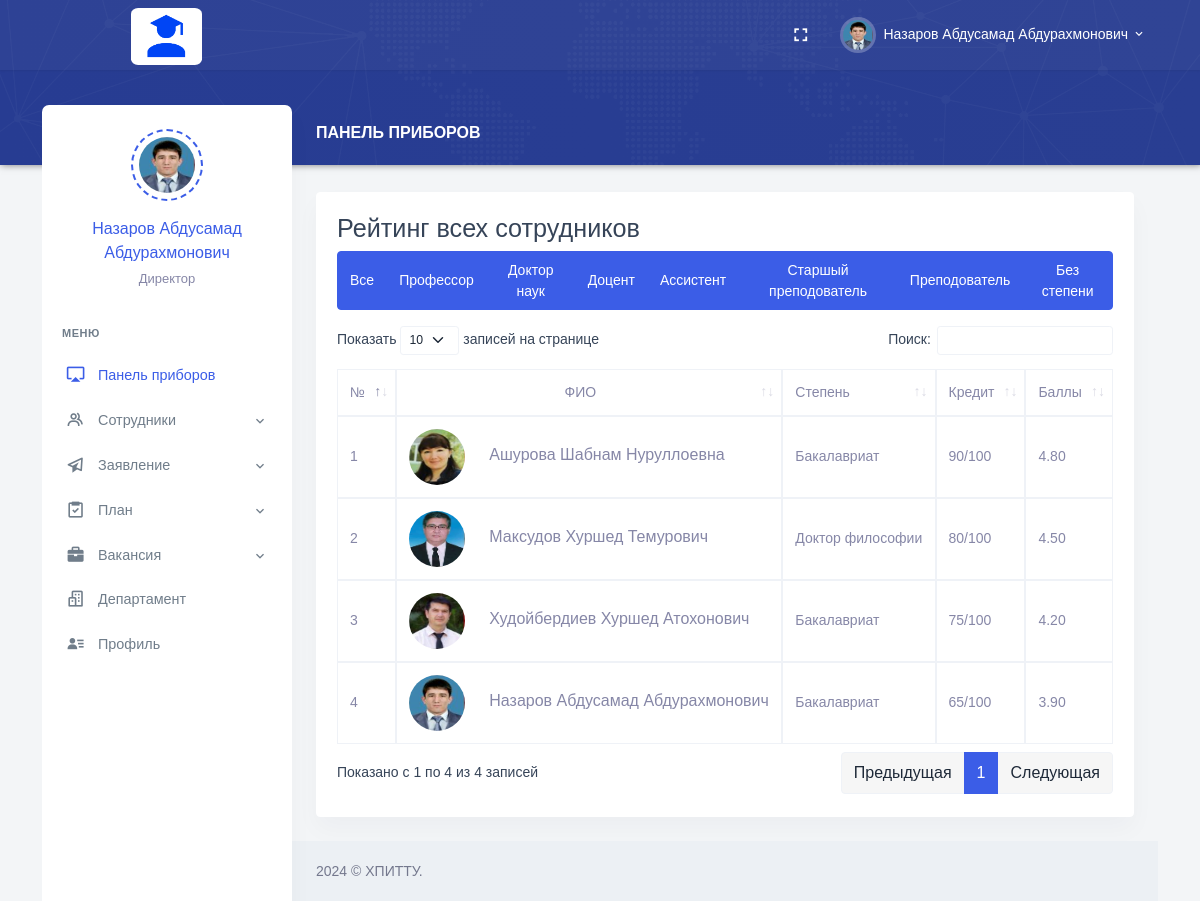
Page /Role/HR/index.php (signed in) on the committed database.
### tables this page shows
CREATE TABLE `employees` (
  `Employee_Id` int NOT NULL AUTO_INCREMENT,
  `Full_Name` varchar(255) DEFAULT NULL,
  `Date_of_Birth` date DEFAULT NULL,
  `Place_of_Birth` varchar(255) DEFAULT NULL,
  `Position_Id` int DEFAULT NULL,
  `Degree_Id` int DEFAULT NULL,
  `Faculty_Id` int DEFAULT NULL,
  `Department_Id` int DEFAULT NULL,
  `User_Role_Id` int DEFAULT NULL,
  `Email` varchar(255) DEFAULT NULL,
  `Phone_Number` varchar(20) DEFAULT NULL,
  `Employee_Number` varchar(20) DEFAULT NULL,
  `Date_Added` date DEFAULT NULL,
  `Path_Photo` varchar(255) DEFAULT NULL,
  `Username` varchar(255) DEFAULT NULL,
  `Password` varchar(255) DEFAULT NULL,
  PRIMARY KEY (`Employee_Id`),
  KEY `Degree_Id` (`Degree_Id`),
  KEY `Faculty_Id` (`Faculty_Id`),
  KEY `Department_Id` (`Department_Id`),
  KEY `User_Role_Id` (`User_Role_Id`),
  KEY `employees_ibfk_1` (`Position_Id`),
  CONSTRAINT `employees_ibfk_1` FOREIGN KEY (`Position_Id`) REFERENCES `positions` (`Position_Id`) ON DELETE CASCADE ON UPDATE CASCADE,
  CONSTRAINT `employees_ibfk_2` FOREIGN KEY (`Degree_Id`) REFERENCES `degrees` (`Degree_Id`) ON DELETE CASCADE ON UPDATE CASCADE,
  CONSTRAINT `employees_ibfk_3` FOREIGN KEY (`Faculty_Id`) REFERENCES `faculties` (`Faculty_Id`) ON DELETE CASCADE ON UPDATE CASCADE,
  CONSTRAINT `employees_ibfk_4` FOREIGN KEY (`Department_Id`) REFERENCES `departments` (`Department_Id`) ON DELETE CASCADE ON UPDATE CASCADE,
  CONSTRAINT `employees_ibfk_5` FOREIGN KEY (`User_Role_Id`) REFERENCES `user_roles` (`User_Role_Id`) ON DELETE CASCADE ON UPDATE CASCADE
);

CREATE TABLE `positions` (
  `Position_Id` int NOT NULL,
  `Position_Name` varchar(255) DEFAULT NULL,
  PRIMARY KEY (`Position_Id`)
);

CREATE TABLE `ratings` (
  `Rating_Id` int NOT NULL,
  `Employee_Id` int DEFAULT NULL,
  `Credit_Done` int DEFAULT NULL,
  `Credit_Full` int DEFAULT NULL,
  `Rating` decimal(3,2) DEFAULT NULL,
  PRIMARY KEY (`Rating_Id`),
  KEY `Employee_Id` (`Employee_Id`),
  CONSTRAINT `ratings_ibfk_1` FOREIGN KEY (`Employee_Id`) REFERENCES `employees` (`Employee_Id`) ON DELETE CASCADE ON UPDATE CASCADE
);

CREATE TABLE `degrees` (
  `Degree_Id` int NOT NULL,
  `Degree_Name` varchar(255) DEFAULT NULL,
  PRIMARY KEY (`Degree_Id`)
);

### Role/HR/index.php (the view, shortened to what this page needs)
<?php
require_once "header.php";
?>
<div class="main-content">
    <div class="page-content">
        <div class="row">
            <div class="col-12">
                <div class="page-title-box d-flex align-items-center justify-content-between">
                    <h4 class="page-title mb-0 font-size-18">Панель приборов</h4>
                </div>
            </div>
        </div>
        <div class="row">
            <div class="col-lg-12">
                <div class="card">
                    <div class="card-body">
                        <div class="table-responsive">
                            <h3>Рейтинг всех сотрудников</h3>
                            <div class="btn-group mb-3 d-flex justify-content-end">
                                <button type="button" class="btn btn-primary filterBtn" data-filter="all">Все</button>
                                <button type="button" class="btn btn-primary filterBtn"
                                    data-filter="Преподаватели">Профессор</button>
                                <button type="button" class="btn btn-primary filterBtn" data-filter="Доктор наук">Доктор
                                    наук</button>
                                <button type="button" class="btn btn-primary filterBtn"
                                    data-filter="Доценты">Доцент</button>
                                <button type="button" class="btn btn-primary filterBtn"
                                    data-filter="Ассистент">Ассистент</button>
                                <button type="button" class="btn btn-primary filterBtn"
                                    data-filter="Старшый преподователь">Старшый преподователь</button>
                                <button type="button" class="btn btn-primary filterBtn"
                                    data-filter="Старший преподователь">Преподователь</button>
                                <button type="button" class="btn btn-primary filterBtn" data-filter="Без степени">Без
                                    степени</button>
                            </div>
                            <div class="table-responsive">
                                <table id="datatable" class="table table-bordered dt-responsive nowrap"
                                    style="border-collapse: collapse; border-spacing: 0; width: 100%;">
                                    <thead>
                                        <tr>
                                            <th>№</th>
                                            <th class="text-center">ФИО</th>
                                            <th>Степень</th>
                                            <th>Кредит</th>
                                            <th>Баллы</th>
                                        </tr>
                                    </thead>
                                    <tbody>
                                        <?php
                                          require_once "conn.php";
                                                $sql = "SELECT r.Rating_Id as Id,
                                                IFNULL(e.Path_Photo, '') as Path,
                                                e.Full_Name as FullName,
                                                deg.Degree_Name as Degree,
                                                CONCAT(r.Credit_Done, '/', r.Credit_Full) as Credit,
                                                r.Rating
                                         FROM ratings r
                                         LEFT JOIN employees e ON r.Employee_Id = e.Employee_Id
                                         LEFT JOIN degrees deg ON e.Degree_Id = deg.Degree_Id
                                         ORDER BY Rating DESC;";
                                                $result = $conn->query($sql);
                                                $count =0;
                                                if ($result->num_rows > 0) {
                                                    while ($row = $result->fetch_assoc()) {
                                                        $count++;
                                                        echo "<tr>".
                                                            "   <td class='align-middle'>".$count."</td>".
                                                            "   <td class='align-middle'>".
                                                            "   <div class='d-flex align-items-center'>".
                                                            "       <div class='me-4'> ".
                                                            "           <img src='Photo/".$row["Path"]."' alt='' class='avatar-sm rounded-circle'>".
                                                            "       </div>".
                                                            "       <div>".
                                                            "           <h5 class='font-size-16 mb-1'>".$row["FullName"]."</h5>".
                                                            "       </div>".
                                                            "   </div>".
                                                            "    </td>".
                                                            "   <td class='align-middle'>".$row["Degree"]."</td>".
                                                            "   <td class='align-middle'>".$row["Credit"]."</td>".
                                                            "   <td class='align-middle'>".$row["Rating"]."</td>".
                                                            "</tr>";
                                                    }
                                                }
                                            ?>
                                    </tbody>
                                </table>
                            </div>
                        </div>
                    </div>
                </div>
            </div>
            <?php
require_once "footer.php";
?>

### Role/HR/header.php (shortened to what this page needs)
<?php
    require_once "conn.php";
    $sql_command = "SELECT e.*, p.Position_Name, e.Path_Photo
    FROM employees e
    INNER JOIN positions p ON e.Position_Id = p.Position_Id
    WHERE e.Username = '{$_SESSION['Username']}'";
$result = mysqli_query($conn, $sql_command);
if (mysqli_num_rows($result) > 0) {
while ($rows = mysqli_fetch_assoc($result)) {
$Full_Name = ucwords($rows["Full_Name"]);
$Position_Name = $rows["Position_Name"];
$Path_Photo = $rows["Path_Photo"];
}
}
?>
<!doctype html>
<html lang="en">
<head>
    <link href="/assets/css/bootstrap.min.css" id="bootstrap-style" rel="stylesheet" type="text/css" />
    <link href="/assets/css/app.min.css" id="app-style" rel="stylesheet" type="text/css" />
    <link href="/assets/libs/datatables.net-bs4/css/dataTables.bootstrap4.min.css" rel="stylesheet" type="text/css" />
    <link href="/assets/libs/datatables.net-buttons-bs4/css/buttons.bootstrap4.min.css" rel="stylesheet"
        type="text/css" />
    <link href="/assets/libs/datatables.net-responsive-bs4/css/responsive.bootstrap4.min.css" rel="stylesheet"
        type="text/css" />
    <link href="/assets/css/icons.min.css" rel="stylesheet" type="text/css" />
</head>
<body data-layout="detached" data-topbar="colored">
<div class="container-fluid">
        <div id="layout-wrapper">
            <header id="page-topbar">
                <div class="navbar-header">
                    <div class="container-fluid">
                        <div class="float-end">
                            <div class="dropdown d-none d-lg-inline-block ms-1">
                                <button type="button" class="btn header-item noti-icon waves-effect"
                                    data-toggle="fullscreen">
                                    <i class="mdi mdi-fullscreen"></i>
                                </button>
                            </div>
                            <div class="dropdown d-inline-block">
                                <button type="button" class="btn header-item waves-effect"
                                    id="page-header-user-dropdown" data-bs-toggle="dropdown" aria-haspopup="true"
                                    aria-expanded="false">
                                    <img class="rounded-circle header-profile-user"
                                        src="upload/<?php if(!empty($Path_Photo)){ echo $Path_Photo; }else{ echo "1.jpg"; } ?>" alt="Header Avatar">
                                    <span class="d-none d-xl-inline-block ms-1"><?php echo $Full_Name; ?></span>
                                    <i class="mdi mdi-chevron-down d-none d-xl-inline-block"></i>
                                </button>
                            </div>
                        </div>
                        <div>
                            <div class="navbar-brand-box">
                                <a href="index.php" class="logo logo-light" style="margin-left: 65px;">
                                    <span class="logo-lg">
                                        <img src="/assets/images/LogoEX.png" alt="" height="57"
                                            style="border-radius: 10%;">
                                    </span>
                                </a>
                            </div>
                        </div>
                    </div>
            </header>
            <div class="vertical-menu">
                <div class="h-100">
                    <div class="user-wid text-center py-4">
                        <div class="user-img">
                            <img src="upload/<?php if(!empty($Path_Photo)){ echo $Path_Photo; }else{ echo "1.jpg"; } ?>" alt=""
                                class="avatar-md mx-auto rounded-circle">
                        </div>
                        <div class="mt-3">
                            <a href="#" class="text-reset fw-medium font-size-16"><?php echo $Full_Name; ?></a>
                            <p class="text-muted mt-1 mb-0 font-size-13"><?php echo $Position_Name; ?></p>
                        </div>
                    </div>
                    <div id="sidebar-menu">
                        <ul class="metismenu list-unstyled" id="side-menu">
                            <li class="menu-title">Меню</li>
                            <li>
                                <a href="index.php" class="waves-effect">
                                    <i class="mdi mdi-airplay"></i>
                                    <span>Панель приборов</span>
                                </a>
                            </li>
                            <li>
                                <a href="javascript: void(0);" class="has-arrow waves-effect">
                                    <i class="bx bx-group"></i>
                                    <span>Сотрудники</span>
                                </a>
                            </li>
                            <li>
                                <a href="javascript: void(0);" class="has-arrow waves-effect">
                                    <i class="bx bx-paper-plane"></i>
                                    <span>Заявление</span>
                                </a>
                            </li>
                            <li>
                                <a href="javascript: void(0);" class="has-arrow waves-effect">
                                    <i class="bx bx-task"></i>
                                    <span>План</span>
                                </a>
                            </li>
                            <li>
                                <a href="javascript: void(0);" class="has-arrow waves-effect">
                                    <i class="bx bxs-briefcase"></i>
                                    <span>Вакансия</span>
                                </a>
                            </li>
                            <li>
                                <a href="departament.php" class="waves-effect">
                                    <i class="bx bx-buildings"></i>
                                    <span>Департамент</span>
                                </a>
                            </li>
                            <li>
                                <a href="profile.php" class="waves-effect">
                                    <i class="bx bxs-user-detail"></i>
                                    <span>Профиль</span>
                                </a>
                            </li>
                    </div>
                </div>
            </div>

### Role/HR/footer.php (shortened to what this page needs)
<footer class="footer">
    <div class="container-fluid">
        <div class="row">
            <div class="col-sm-6">
                 © ХПИТТУ.
            </div>
            <div class="col-sm-6">
            </div>
        </div>
    </div>
</footer>
</div>
</div>
</div>
</div>
</body>
</html>

### rows in the picture
employees: Path_Photo (picture), Full_Name "Назаров Абдусамад Абдурахмонович", Position_Id.Position_Name "Директор"
ratings: shows a picture, Employee_Id.Full_Name "Ашурова Шабнам Нуруллоевна", degrees.Degree_Name "Бакалавриат", Credit "90/100", Rating "4.80"
ratings: shows a picture, Employee_Id.Full_Name "Максудов Хуршед Темурович", degrees.Degree_Name "Доктор философии", Credit "80/100", Rating "4.50"
ratings: shows a picture, Employee_Id.Full_Name "Худойбердиев Хуршед Атохонович", degrees.Degree_Name "Бакалавриат", Credit "75/100", Rating "4.20"
ratings: shows a picture, Employee_Id.Full_Name "Назаров Абдусамад Абдурахмонович", degrees.Degree_Name "Бакалавриат", Credit "65/100", Rating "3.90"
